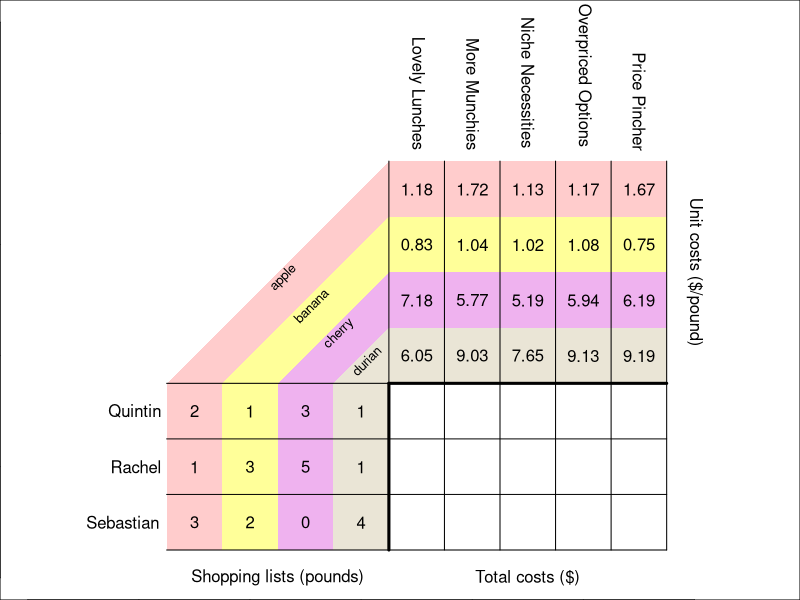

Recreate this plot in R.
## ---- chunk 1
matpr = function(A){
  pra = "\\begin{bmatrix}\n"
  for(i in 1:dim(A)[1]){
    pra = paste0(pra,paste0(A[i,],collapse=" & "))
    if(i<dim(A)[1]){pra = paste0(pra,"\\\\\n")} else {pra = paste0(pra,"\n")}
  }
  pra = paste0(pra,"\\end{bmatrix}")
  return(pra)
}
foods = c("apple","banana","cherry","durian")
pricemu = c(1.5,0.9,6,8)
stores = c("Lovely Lunches","More Munchies",
              "Niche Necessities","Overpriced Options",
              "Price Pincher")
people = c("Quintin","Rachel","Sebastian")
while(T){
  mults = runif(length(foods)*length(stores),0.75,1.25)
  prices = round(rep(pricemu,length(stores))*mults,2)
  amounts = numeric()
  for(i in 1:length(people)){
    amounts = c(amounts,sample(c(0,0,1,1,2,2,3,4,5),length(foods)))
  }
  P = matrix(prices,nrow=length(stores),byrow=T)
  Q = matrix(amounts,ncol=length(people))
  
  C = P%*%Q
  if(max(C)<100 && length(unique(c(C)))==length(C) && length(unique(c(P)))==length(P)){break}
}


smm = function(M){
  dastras = character()
  for(i in 1:dim(M)[1]){
    dastras = c(dastras,paste0(M[i,],collapse=","))
  }
  s = paste0("[[",paste0(dastras,collapse="],\n            ["),"]]")
  return(s)
}

smm2 = function(M){
  dastras = character()
  for(i in 1:dim(M)[1]){
    dastras = c(dastras,paste0(sprintf("%.2f",M[i,]),collapse=","))
  }
  s = paste0("[[",paste0(dastras,collapse="],\n            ["),"]]")
  return(s)
}
unki = sample(1:length(people),1)
unkj = sample(1:length(stores),1)

solq = Q[1:length(foods),unki]
solp = P[unkj,1:length(foods)]


nr = length(people)+length(foods)
nc = length(stores)+length(foods)

## ---- chunk 2
par(mar=c(0,0,0,0))
plot(0,0,"n",xlim=c(-0.6,nc+1),ylim=c(0,nr+3),asp=1)

for(i in 1:length(people)){
    text(0.5,length(people)-i+1,people[i],adj=1.1)
}
for(i in 1:length(stores)){
    text(nc-length(stores)+i,nr+0.5,stores[i],srt=-90,adj=1.1)
}


nf = length(foods)
ns = length(stores)
np = length(people)

clrs = c("red","yellow","maroon","tan")
clrs = c(rgb(1,0,0,0.2),rgb(1,1,0,0.4),rgb(0.8,0,0.8,0.3),rgb(0.6,0.5,0.2,0.2))
clrs2 = c(rgb(1,0,0),rgb(1,1,0),rgb(0.8,0,0.8),rgb(0.6,0.5,0.2))
for(i in 1:length(foods)){
    polygon(c(i-0.5,i-0.5,nf+0.5,nf+ns+0.5,nf+ns+0.5,nf+0.5,i+0.5,i+0.5),
            c(0.5,np+0.5,np+nf-i+1.5,np+nf-i+1.5,np+nf-i+0.5,np+nf-i+0.5,np+0.5,0.5),col=clrs[i],border = F)
    xt1 = i-0.3
    xt2 = nf+0.5
    yt1 = np+0.5
    yt2 = np+nf-i+1.3
    srt = atan2(yt2-yt1,xt2-xt1)/pi*180
    text((xt1+xt2)/2,(yt1+yt2)/2,foods[i],srt=srt,cex=0.8)
}

for(i in 1:length(people)){
    for(j in 1:length(foods)){
        text(j,length(people)-i+1,Q[j,i])
    }
}

for(i in 1:length(foods)){
    for(j in 1:length(stores)){
        text(j+length(foods),length(people)+length(foods)-i+1,sprintf("%.02f",P[j,i]))
    }
}

text(nf/2+0.5,0,"Shopping lists (pounds)")
text(nf+ns+1,np+nf/2+0.5,"Unit costs ($/pound)",srt=-90)
text(nf+ns/2+0.5,0,"Total costs ($)")

# for(i in 1:length(people)){
#     for(j in 1:length(stores)){
#         if(i != unki || j!= unkj){
#             text(nf+j,np+1-i,sprintf("%.02f",C[j,i]))
#         } else {
#             text(nf+j,np+1-i,"?")
#         }
#     }
# }

for(i in 0:np){
    lines(c(0.5,nc+0.5),c(i,i)+0.5)
}
for(i in 0:ns){
    lines(nf+c(i,i)+0.5,c(0.5,np+nf+0.5))
}

lines(c(np+1.5,np+1.5),c(nf,1)-0.5,lwd=3)
lines(c(np+1.5,np+ns+1.5),c(nf,nf)-0.5,lwd=3)
